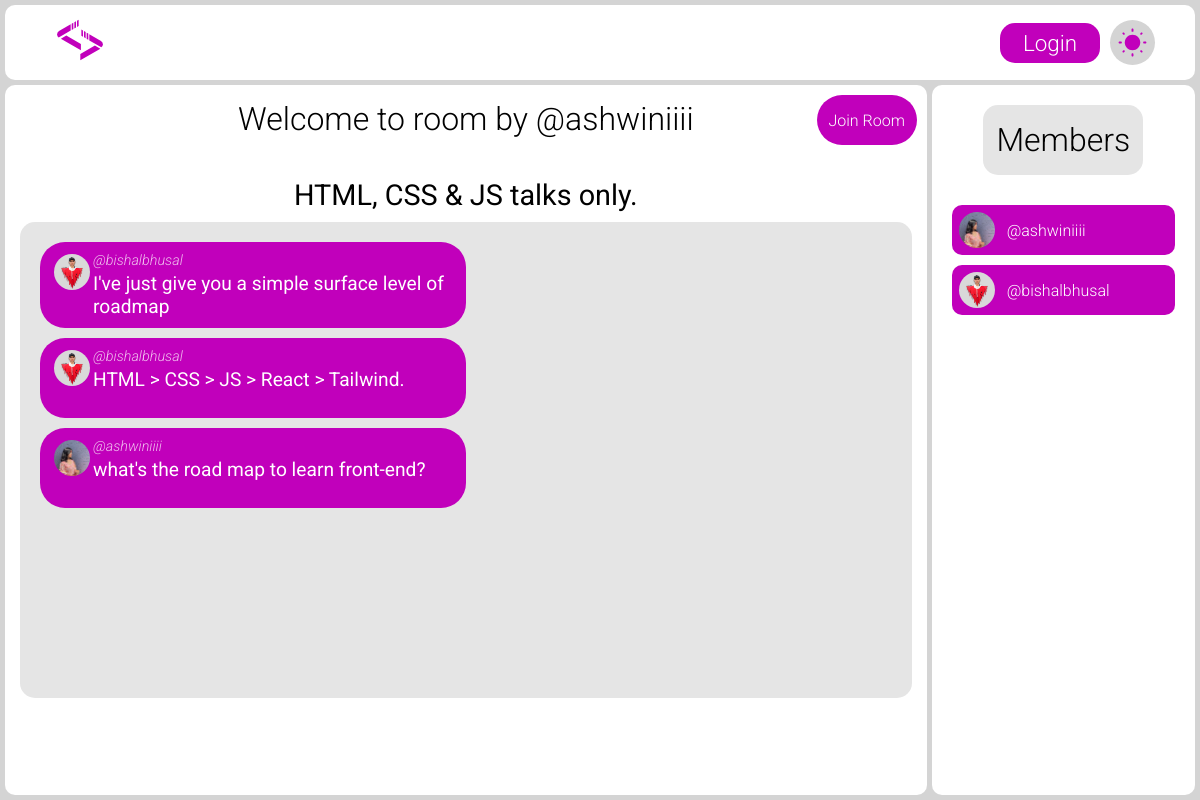
Page /room/3/ on the committed database.
### rooms/models.py (models this page shows, shortened)
class Room(models.Model):
    topic = models.ForeignKey(Topic, on_delete = models.CASCADE)
    host = models.ForeignKey(User, on_delete = models.CASCADE, related_name="room_host")
    discription = models.TextField()
    members = models.ManyToManyField(User, related_name="room_members")

class Message(models.Model):
    room = models.ForeignKey('Room', on_delete=models.CASCADE)
    user = models.ForeignKey(User, on_delete=models.SET_NULL, null=True)
    message = models.TextField()

### accounts/models.py (models this page shows, shortened)
class UserAccount(AbstractUser):
    full_name = models.CharField(max_length=100, blank=True, null=True)
    profile_pic = models.ImageField(upload_to="profile_photo/", default="default_profile_photo.jpg")
    location = models.CharField(max_length = 256, blank=True)
    age = models.IntegerField(blank=True,  null=True)
    bio = models.TextField(blank=True, null=True)
    following = models.ManyToManyField('self', blank=True, related_name="followers", symmetrical=False)

### rooms/views.py (the view)
# urls.py: path('<int:pk>/', views.getroompage, name='roompage'),
def getroompage(request, pk):
    key = int(pk)
    if request.method == 'POST':
        message = request.POST.get('message')
        room = Room.objects.get(id=key)
        Message.objects.create(room = room, user = request.user, message = message)
    room = Room.objects.get(id=key)
    room_members = room.members.all()
    messages = Message.objects.filter(room__id = key)
    is_member = False
    if request.user in room_members:
        is_member = True
    return render(request, "rooms/room.html", {'messages': messages, 'room' : room, 'room_members': room_members, "is_member": is_member})

### rooms/templates/rooms/room.html (shortened to what this page needs)
{% extends 'base.html' %}
{% load static %}
{% block stylesheet %}
<link rel="stylesheet" href="{% static 'css/room.css' %}" />
{% endblock %}
{% block content %}
{% include "header.html" %}
<main>
  <div class="main_container">
    <h2>Welcome to room by @{{ room.host.username }}</h2>
    <h2 class="room_title">{{ room.discription }}</h2>
    {% if not is_member %}
    <a href="{% url 'joinroom' pk=room.id%}" class="join_button center">Join Room</a>
    {% endif %}
    <div class="chat_box">
      <ul class="chats">
        {% for i in messages %}
        <li>
          <div class="section_1">
            <img src="/media/{{ i.user.profile_pic }}" alt="profile_pic" class="profile_pic">
          </div>
          <div class="section_2">
            <a href="{% url 'profilepage' %}?profile={{ i.user.username }}">@{{ i.user.username }}</a>
            <p>{{ i.message }}</p>
          </div>
        </li>
        {% endfor %}
      </ul>
    </div>
  </div>
  <div class="members_container">
    <h2 class="center">Members</h2>
    <ul class="members_list">
      {% for member in room_members %}
      <li class="member">
        <a href="{% url 'profilepage' %}?profile={{ member.username }}" class="room_host center">
          <img src="/media/{{ member.profile_pic }}" alt="profile_pic" class="profile_pic">@{{ member.username }}
        </a>
      </li>
      {% endfor %}
    </ul>
  </div>
</main>
{% endblock %}

### static/css/base.css (style rules this page uses)
:root { --background-theme:#d4d4d4; --navbar-background:#d7d7d7; --searchbox-background: #e5e5e5; --searchbox-text: #d0d0d0; --theme-text:#000000; --button-background:#c100bb; --username-text:#ca00bd; --mainboxes-background: #ffffff; --box-innertext: #ffffff; }
* { margin:0px; padding:0px; box-sizing: border-box; font-family: "Roboto", sans-serif; font-weight: 300; color: var(--theme-text); }
.center { display:flex; justify-content: center; align-items: center; }
body { height:100vh; width:100vw; max-height:100vh; max-width:100vw; padding:5px; color:var(--theme-text); background-color: var(--background-theme); }

### static/css/room.css (style rules this page uses)
main { padding-top:80px; height: calc(100vh - 10px); width: 100%; display: grid; grid-template-columns: 3.5fr 1fr; gap:5px; background-color: var(--background-theme); }
.main_container { padding:15px; display:flex; flex-direction:column; align-items:center ; position:relative; border-radius: 10px; background-color: var(--mainboxes-background); }
.main_container>h2 { margin-bottom: 10px; font-size:2em; }
.room_title { margin-top:30px; font-size:1.8em !important; font-weight: 400; }
.chat_box { height:70%; width:100%; padding:20px; display:flex; flex-direction: column; gap:10px; border-radius: 15px; max-height: 60vh; overflow-y: scroll; background-color: var(--searchbox-background); }
.join_button { height:50px; width:100px; position:absolute; top:10px; right:10px; color:var(--box-innertext); text-decoration: none; background-color: var(--button-background); border-radius: 25px; font-size: 1em; margin-bottom:10px; }
.chats { display:flex; flex-direction: column-reverse; }
.chats>li { min-height: 80px; max-height: 100000px; max-width:50%; padding:10px; margin-bottom:10px; display:grid; grid-template-columns: 43px calc(100% - 43px); list-style-type: none; border-radius: 25px; background-color: var(--button-background); word-wrap: break-word; }
.chats a { display:block; text-decoration: none; opacity:0.75; font-style:italic; font-size: 0.9em; margin-bottom:3px; }
.chats p { font-size:1.2em; font-weight: 400; }
.chats .section_1 { justify-self: center; align-self: flex-start; }
.chats .section_2 p, .section_2 a { color:var(--box-innertext); }
.profile_pic { height:40px; width:40px; object-fit:cover; border-radius: 50%; border:2px solid var(--button-background); }
.members_container { padding:20px; background-color: var(--mainboxes-background); width: 100%; width:100%; display: flex; align-items: center; flex-direction: column; border-radius: 10px; overflow-y: scroll; }
.members_container>h2 { text-align: center; font-size: 2em; background-color: var(--searchbox-background); height: 70px; width: 160px; border-radius: 15px; margin-bottom:30px; }
.members_list { list-style-type: none; width:100%; }
.members_list>.member { height:50px; width:100%; margin-bottom:10px; background-color: var(--button-background); border-radius: 10px; padding:5px; }
.member>a { justify-content: flex-start; gap:10px; text-decoration: none; color:var(--box-innertext); }

### rows in the picture
Room: host.username "ashwiniiii", discription "HTML, CSS & JS talks only."
Message: user.profile_pic (picture), user.username "ashwiniiii", message "what's the road map to learn front-end?"
Message: user.profile_pic (picture), user.username "bishalbhusal", message "HTML > CSS > JS > React > Tailwind."
Message: user.profile_pic (picture), user.username "bishalbhusal", message "I've just give you a simple surface level of roadmap"
UserAccount: profile_pic (picture), username "ashwiniiii"
UserAccount: profile_pic (picture), username "bishalbhusal"
